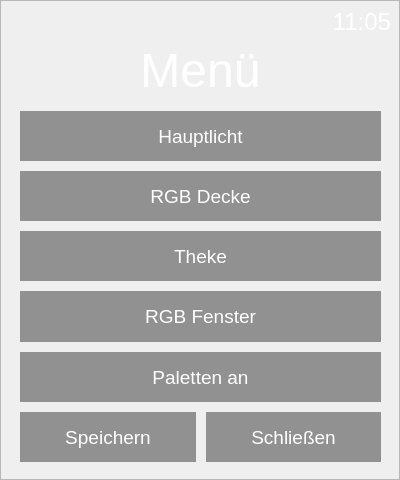
<?xml version="1.0" encoding="UTF-8"?>
<ui version="4.0">
 <class>MenueLicht</class>
 <widget class="QDialog" name="MenueLicht">
  <property name="geometry">
   <rect>
    <x>0</x>
    <y>0</y>
    <width>400</width>
    <height>480</height>
   </rect>
  </property>
  <property name="sizePolicy">
   <sizepolicy hsizetype="Fixed" vsizetype="Fixed">
    <horstretch>0</horstretch>
    <verstretch>0</verstretch>
   </sizepolicy>
  </property>
  <property name="minimumSize">
   <size>
    <width>400</width>
    <height>480</height>
   </size>
  </property>
  <property name="maximumSize">
   <size>
    <width>400</width>
    <height>480</height>
   </size>
  </property>
  <property name="palette">
   <palette>
    <active>
     <colorrole role="WindowText">
      <brush brushstyle="SolidPattern">
       <color alpha="255">
        <red>243</red>
        <green>243</green>
        <blue>245</blue>
       </color>
      </brush>
     </colorrole>
    </active>
    <inactive>
     <colorrole role="WindowText">
      <brush brushstyle="SolidPattern">
       <color alpha="255">
        <red>243</red>
        <green>243</green>
        <blue>245</blue>
       </color>
      </brush>
     </colorrole>
    </inactive>
    <disabled>
     <colorrole role="WindowText">
      <brush brushstyle="SolidPattern">
       <color alpha="255">
        <red>255</red>
        <green>255</green>
        <blue>255</blue>
       </color>
      </brush>
     </colorrole>
    </disabled>
   </palette>
  </property>
  <property name="contextMenuPolicy">
   <enum>Qt::NoContextMenu</enum>
  </property>
  <property name="windowTitle">
   <string>Dialog</string>
  </property>
  <property name="sizeGripEnabled">
   <bool>false</bool>
  </property>
  <widget class="QWidget" name="verticalLayoutWidget_2">
   <property name="geometry">
    <rect>
     <x>20</x>
     <y>111</y>
     <width>361</width>
     <height>351</height>
    </rect>
   </property>
   <layout class="QVBoxLayout" name="verticalLayout_2">
    <property name="spacing">
     <number>10</number>
    </property>
    <item>
     <widget class="QPushButton" name="pushButton_main_light">
      <property name="sizePolicy">
       <sizepolicy hsizetype="Expanding" vsizetype="Expanding">
        <horstretch>0</horstretch>
        <verstretch>0</verstretch>
       </sizepolicy>
      </property>
      <property name="font">
       <font>
        <pointsize>14</pointsize>
       </font>
      </property>
      <property name="focusPolicy">
       <enum>Qt::NoFocus</enum>
      </property>
      <property name="styleSheet">
       <string notr="true">QPushButton {
	border:none;
	color:white;
	background-color: rgba(0,0,0,100);
}
QPushButton:pressed {
	background-color: rgba(0,0,0,150);
}</string>
      </property>
      <property name="text">
       <string>Hauptlicht</string>
      </property>
      <property name="flat">
       <bool>true</bool>
      </property>
     </widget>
    </item>
    <item>
     <widget class="QPushButton" name="pushButton_rgb_ceiling">
      <property name="sizePolicy">
       <sizepolicy hsizetype="Expanding" vsizetype="Expanding">
        <horstretch>0</horstretch>
        <verstretch>0</verstretch>
       </sizepolicy>
      </property>
      <property name="font">
       <font>
        <pointsize>14</pointsize>
       </font>
      </property>
      <property name="focusPolicy">
       <enum>Qt::NoFocus</enum>
      </property>
      <property name="styleSheet">
       <string notr="true">QPushButton {
	border:none;
	color:white;
	background-color: rgba(0,0,0,100);
}
QPushButton:pressed {
	background-color: rgba(0,0,0,150);
}</string>
      </property>
      <property name="text">
       <string>RGB Decke</string>
      </property>
      <property name="flat">
       <bool>true</bool>
      </property>
     </widget>
    </item>
    <item>
     <widget class="QPushButton" name="pushButton_counter">
      <property name="sizePolicy">
       <sizepolicy hsizetype="Expanding" vsizetype="Expanding">
        <horstretch>0</horstretch>
        <verstretch>0</verstretch>
       </sizepolicy>
      </property>
      <property name="font">
       <font>
        <pointsize>14</pointsize>
       </font>
      </property>
      <property name="focusPolicy">
       <enum>Qt::NoFocus</enum>
      </property>
      <property name="toolTip">
       <string>Theke</string>
      </property>
      <property name="styleSheet">
       <string notr="true">QPushButton {
	border:none;
	color:white;
	background-color: rgba(0,0,0,100);
}
QPushButton:pressed {
	background-color: rgba(0,0,0,150);
}</string>
      </property>
      <property name="text">
       <string>Theke</string>
      </property>
      <property name="flat">
       <bool>true</bool>
      </property>
     </widget>
    </item>
    <item>
     <widget class="QPushButton" name="pushButton_rgb_windows">
      <property name="sizePolicy">
       <sizepolicy hsizetype="Expanding" vsizetype="Expanding">
        <horstretch>0</horstretch>
        <verstretch>0</verstretch>
       </sizepolicy>
      </property>
      <property name="font">
       <font>
        <pointsize>14</pointsize>
       </font>
      </property>
      <property name="focusPolicy">
       <enum>Qt::NoFocus</enum>
      </property>
      <property name="styleSheet">
       <string notr="true">QPushButton {
	border:none;
	color:white;
	background-color: rgba(0,0,0,100);
}
QPushButton:pressed {
	background-color: rgba(0,0,0,150);
}</string>
      </property>
      <property name="text">
       <string>RGB Fenster</string>
      </property>
      <property name="flat">
       <bool>true</bool>
      </property>
     </widget>
    </item>
    <item>
     <widget class="QPushButton" name="pushButton_palette">
      <property name="sizePolicy">
       <sizepolicy hsizetype="Expanding" vsizetype="Expanding">
        <horstretch>0</horstretch>
        <verstretch>0</verstretch>
       </sizepolicy>
      </property>
      <property name="font">
       <font>
        <pointsize>14</pointsize>
       </font>
      </property>
      <property name="focusPolicy">
       <enum>Qt::NoFocus</enum>
      </property>
      <property name="styleSheet">
       <string notr="true">QPushButton {
	border:none;
	color:white;
	background-color: rgba(0,0,0,100);
}
QPushButton:pressed {
	background-color: rgba(0,0,0,150);
}</string>
      </property>
      <property name="text">
       <string>Paletten an</string>
      </property>
      <property name="flat">
       <bool>true</bool>
      </property>
     </widget>
    </item>
    <item>
     <layout class="QHBoxLayout" name="horizontalLayout">
      <property name="spacing">
       <number>10</number>
      </property>
      <item>
       <widget class="QPushButton" name="pushButton_save">
        <property name="sizePolicy">
         <sizepolicy hsizetype="Expanding" vsizetype="Expanding">
          <horstretch>0</horstretch>
          <verstretch>0</verstretch>
         </sizepolicy>
        </property>
        <property name="font">
         <font>
          <pointsize>14</pointsize>
         </font>
        </property>
        <property name="focusPolicy">
         <enum>Qt::NoFocus</enum>
        </property>
        <property name="styleSheet">
         <string notr="true">QPushButton {
	border:none;
	color:white;
	background-color: rgba(0,0,0,100);
}
QPushButton:pressed {
	background-color: rgba(0,0,0,150);
}</string>
        </property>
        <property name="text">
         <string>Speichern</string>
        </property>
        <property name="flat">
         <bool>true</bool>
        </property>
       </widget>
      </item>
      <item>
       <widget class="QPushButton" name="pushButton_close">
        <property name="sizePolicy">
         <sizepolicy hsizetype="Expanding" vsizetype="Expanding">
          <horstretch>0</horstretch>
          <verstretch>0</verstretch>
         </sizepolicy>
        </property>
        <property name="font">
         <font>
          <pointsize>14</pointsize>
         </font>
        </property>
        <property name="focusPolicy">
         <enum>Qt::NoFocus</enum>
        </property>
        <property name="contextMenuPolicy">
         <enum>Qt::DefaultContextMenu</enum>
        </property>
        <property name="styleSheet">
         <string notr="true">QPushButton {
	border:none;
	color:white;
	background-color: rgba(0,0,0,100);
}
QPushButton:pressed {
	background-color: rgba(0,0,0,150);
}</string>
        </property>
        <property name="text">
         <string>Schließen</string>
        </property>
        <property name="flat">
         <bool>true</bool>
        </property>
       </widget>
      </item>
     </layout>
    </item>
   </layout>
  </widget>
  <widget class="QLabel" name="label_clock">
   <property name="enabled">
    <bool>false</bool>
   </property>
   <property name="geometry">
    <rect>
     <x>270</x>
     <y>6</y>
     <width>121</width>
     <height>31</height>
    </rect>
   </property>
   <property name="font">
    <font>
     <pointsize>18</pointsize>
    </font>
   </property>
   <property name="text">
    <string>11:05</string>
   </property>
   <property name="textFormat">
    <enum>Qt::PlainText</enum>
   </property>
   <property name="alignment">
    <set>Qt::AlignRight|Qt::AlignTrailing|Qt::AlignVCenter</set>
   </property>
  </widget>
  <widget class="QFrame" name="frame_background">
   <property name="geometry">
    <rect>
     <x>0</x>
     <y>0</y>
     <width>400</width>
     <height>480</height>
    </rect>
   </property>
   <property name="palette">
    <palette>
     <active>
      <colorrole role="Text">
       <brush brushstyle="SolidPattern">
        <color alpha="255">
         <red>243</red>
         <green>243</green>
         <blue>245</blue>
        </color>
       </brush>
      </colorrole>
     </active>
     <inactive>
      <colorrole role="Text">
       <brush brushstyle="SolidPattern">
        <color alpha="255">
         <red>243</red>
         <green>243</green>
         <blue>245</blue>
        </color>
       </brush>
      </colorrole>
     </inactive>
     <disabled>
      <colorrole role="Text">
       <brush brushstyle="SolidPattern">
        <color alpha="255">
         <red>255</red>
         <green>255</green>
         <blue>255</blue>
        </color>
       </brush>
      </colorrole>
     </disabled>
    </palette>
   </property>
   <property name="styleSheet">
    <string notr="true">background-image: url(:/img/menue_licht.jpg);</string>
   </property>
   <property name="frameShape">
    <enum>QFrame::StyledPanel</enum>
   </property>
   <property name="frameShadow">
    <enum>QFrame::Raised</enum>
   </property>
  </widget>
  <widget class="QLabel" name="label_title">
   <property name="enabled">
    <bool>false</bool>
   </property>
   <property name="geometry">
    <rect>
     <x>20</x>
     <y>50</y>
     <width>361</width>
     <height>41</height>
    </rect>
   </property>
   <property name="palette">
    <palette>
     <active>
      <colorrole role="Text">
       <brush brushstyle="SolidPattern">
        <color alpha="255">
         <red>243</red>
         <green>243</green>
         <blue>245</blue>
        </color>
       </brush>
      </colorrole>
     </active>
     <inactive>
      <colorrole role="Text">
       <brush brushstyle="SolidPattern">
        <color alpha="255">
         <red>243</red>
         <green>243</green>
         <blue>245</blue>
        </color>
       </brush>
      </colorrole>
     </inactive>
     <disabled>
      <colorrole role="Text">
       <brush brushstyle="SolidPattern">
        <color alpha="255">
         <red>255</red>
         <green>255</green>
         <blue>255</blue>
        </color>
       </brush>
      </colorrole>
     </disabled>
    </palette>
   </property>
   <property name="font">
    <font>
     <pointsize>36</pointsize>
    </font>
   </property>
   <property name="text">
    <string>Menü</string>
   </property>
   <property name="textFormat">
    <enum>Qt::PlainText</enum>
   </property>
   <property name="alignment">
    <set>Qt::AlignCenter</set>
   </property>
  </widget>
  <zorder>frame_background</zorder>
  <zorder>verticalLayoutWidget_2</zorder>
  <zorder>label_clock</zorder>
  <zorder>label_title</zorder>
 </widget>
 <resources/>
 <connections/>
</ui>
